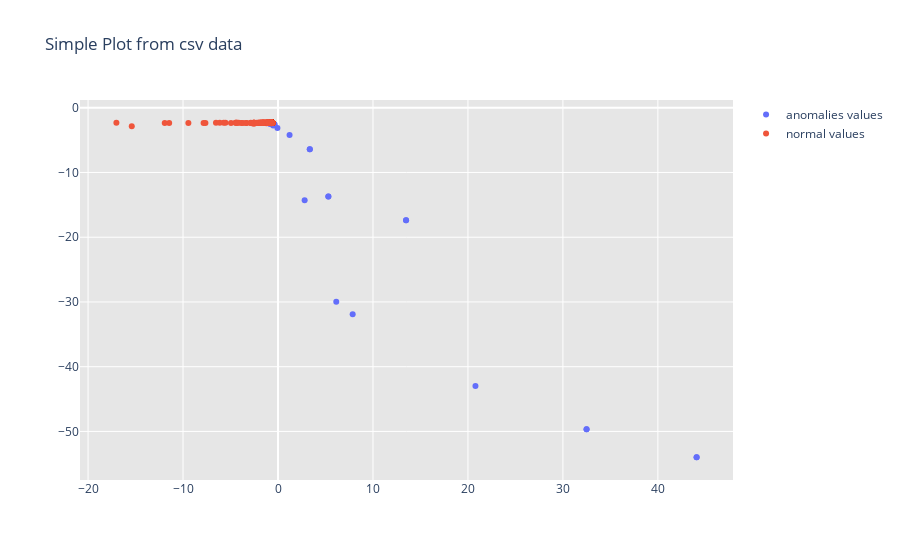

Source (notebook cell):
### Code cell
df = pd.read_csv('foo2022-03-02 00:03:50.352694.csv')

anomalies = df.query("anomaly==1")
normal = df.query("anomaly==0")
anomalies.set_index("timestamp",inplace=True)
normal.set_index("timestamp",inplace=True)
normal.sort_values(by="value",inplace=True)
anomalies.sort_values(by="value",inplace=True)

anomalies['diff'] = anomalies['predicted'].subtract(anomalies['value'])
normal['diff'] = normal['predicted'].subtract(normal['value'])


anomaly_values = go.Scatter(
                    x=anomalies['diff'], y=anomalies['value'], # Data
                    mode='markers', name='anomalies values' 
                   )

#anomaly_predicted = go.Scatter(
#                    x=anomalies.index, y=anomalies['predicted'], # Data
#                    mode='markers', name='anomalies predicted' 
#                   )


normal_values = go.Scatter(
                    x=normal['diff'], y=normal['value'], # Data
                    mode='markers', name='normal values' 
                   )

#normal_predicted = go.Scatter(
#                    x=normal.index, y=normal['predicted'], # Data
#                    mode='markers', name='normal predicted' 
#                   )


anomaly_diff = go.Scatter(
                    x=anomalies.index, y=anomalies['diff'], # Data
                    mode='markers', name='anomalies diff' 
                   )


normal_diff = go.Scatter(
                    x=normal.index, y=normal['diff'], # Data
                    mode='markers', name='normal diff' 
                   )


layout = go.Layout(title='Simple Plot from csv data',
                   plot_bgcolor='rgb(230, 230,230)')

#fig = go.Figure(data=[anomaly_values, anomaly_predicted, normal_values,normal_predicted,anomaly_diff,normal_diff], layout=layout)
fig = go.Figure(data=[anomaly_values, normal_values], layout=layout)

fig.show()

# Plot data in the notebook
#py.iplot(fig, filename='simple-plot-from-csv')

### Figure 1 — Plotly figure (JSON) as saved in the notebook; plotly's stock layout.template omitted (floating-point values rounded to 4 significant figures; data arrays with more than 128 entries replaced by an {"elided": "..."} marker saying what was removed)
{"data": [{"mode": "markers", "name": "anomalies values", "type": "scatter", "x": [44.08, 44.08, 32.49, 32.49, 20.79, 7.861, 6.133, 13.48, 13.48, 2.805, 5.301, 5.301, 3.347, 3.347, 1.218, -0.06169, -0.5092, -0.3568, -0.5889, -0.4035, -0.8469, -0.5825, -0.4964, -0.5932, -0.5749, -0.5907, -0.6234, -0.6292, -0.6268, -0.6309, -0.6289, -0.6585, -0.6151, -0.6163, -0.619, -0.6182, -0.6067, -0.604, -0.6021, -0.6868, -0.6104, -0.6084, -0.6101, -0.6147, -0.6474, -0.6143, -0.6193, -0.6157, -0.6194, -0.617, -0.6317], "y": [-53.99, -53.99, -49.67, -49.67, -43.0, -31.91, -29.97, -17.39, -17.39, -14.29, -13.72, -13.72, -6.409, -6.409, -4.222, -3.132, -2.741, -2.592, -2.572, -2.571, -2.516, -2.443, -2.438, -2.427, -2.381, -2.371, -2.362, -2.361, -2.357, -2.357, -2.357, -2.356, -2.355, -2.349, -2.347, -2.346, -2.344, -2.343, -2.34, -2.331, -2.33, -2.329, -2.328, -2.322, -2.321, -2.321, -2.319, -2.319, -2.318, -2.318, -2.318]}, {"mode": "markers", "name": "normal values", "type": "scatter", "x": {"elided": "724 float values"}, "y": {"elided": "724 float values"}}], "layout": {"plot_bgcolor": "rgb(230, 230,230)", "title": {"text": "Simple Plot from csv data"}}}
